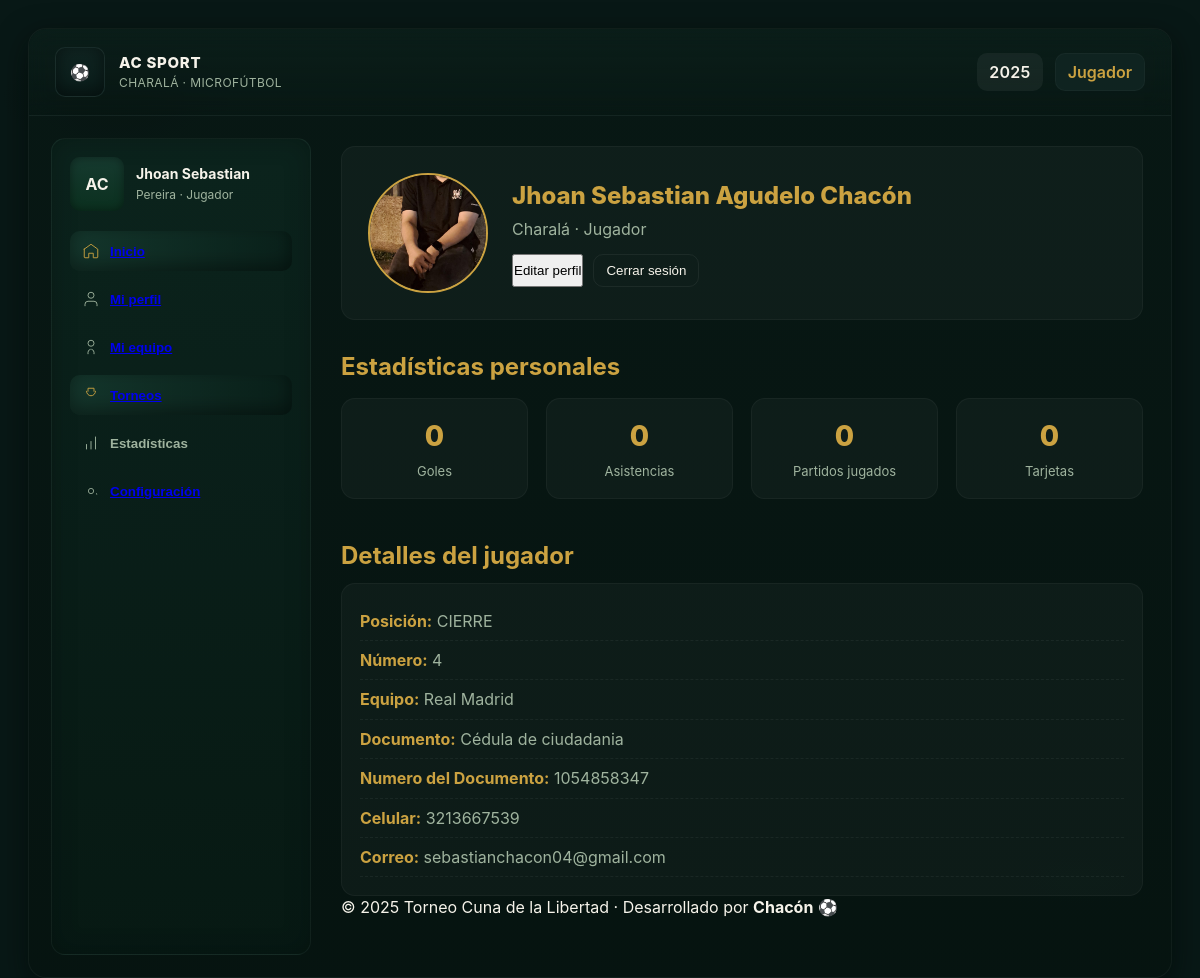
The page /Mi-Perfil/ (signed in) on the database its author committed.
### usuarios/models.py (models this page shows, shortened)
class Usuario(AbstractUser):
    foto = models.ImageField(upload_to="foto_perfil")
    fecha_nacimiento = models.DateField(null=True)
    documento = models.CharField(max_length=100,choices=[
        ("C.C","Cédula de ciudadania"),
        ("P.S","Pasaporte"),
        ("T.I","Tarjeta de identidad")],default="C.C")
    num_document = models.CharField(max_length=15,unique=True)
    celular = models.CharField(max_length=10,unique=True)
    equipos = models.ForeignKey(Equipo,on_delete=models.SET_NULL,null=True,blank=True,related_name='jugadores')
    posicion = models.CharField(max_length=50,
                                choices=[("arquero","ARQUERO"),("cierre","CIERRE"),("ala","ALA"),("pívot","PIVOT")],
                                blank=True,null=True)
    numero_camisa = models.PositiveIntegerField(null=True)
    class Meta:
        verbose_name = "Usuario"
        verbose_name_plural = "Usuarios"

### Torneo/models.py (models this page shows)
class Equipo(models.Model):
    escudo = models.ImageField(upload_to="escudo_equipo",blank=False,null=False)
    nombre = models.CharField(max_length=50,unique=True)
    fecha_creacion = models.DateField(auto_now_add=True)
    fecha_update = models.DateTimeField(auto_now=True)
    municipio = models.CharField(max_length=50,help_text="Municipio del equipo",blank=False,null=False)
    capitan = models.OneToOneField("usuarios.Usuario",on_delete=models.SET_NULL, null=True,blank=True)
    activo = models.BooleanField(default=True)
    class Meta:
        verbose_name = "Equipo"
        verbose_name_plural = "Equipos"
    def __str__(self):
        return self.nombre

### usuarios/views.py (the view)
# urls.py: path("Mi-Perfil/",views.MiPerfil.as_view(),name="miperfil")
class MiPerfil(LoginRequiredMixin,DetailView):
    model = Usuario
    template_name = 'usuarios/miperfil.html'
    context_object_name = 'usuario'
    def get_object(self):
        return Usuario.objects.filter(pk=self.request.user.pk).first()

### usuarios/templates/usuarios/miperfil.html
{% extends 'plataforma.html' %}
{% load static %}
{% block content %}
<link rel="stylesheet" href="{% static 'css/miperfil.css' %}">
<main class="app-main">
    <section class="perfil-header">
        <div class="perfil-avatar">
            {% if usuario.foto %}
                <img src="{{ usuario.foto.url }}" alt="Foto de perfil">
            {% else %}
                <div class="no-avatar">⚽</div>
            {% endif %}
        </div>
        <div class="perfil-info">
            <h1>{{ user.first_name|default:"Jugador" }} {{ user.last_name }}</h1>
            <p class="perfil-meta">
                {{ usuario.localidad|default:"Charalá" }} · {{ user.profile.rol|default:"Jugador" }}
            </p>
            <div class="perfil-actions">
                <button class="btn-main">Editar perfil</button>
                <button class="btn-secondary">Cerrar sesión</button>
            </div>
        </div>
    </section>
    <section class="perfil-stats">
        <h2>Estadísticas personales</h2>
        <div class="stats-grid">
            <div class="stat-box">
                <span class="stat-value">0</span>
                <span class="stat-label">Goles</span>
            </div>
            <div class="stat-box">
                <span class="stat-value">0</span>
                <span class="stat-label">Asistencias</span>
            </div>
            <div class="stat-box">
                <span class="stat-value">0</span>
                <span class="stat-label">Partidos jugados</span>
            </div>
            <div class="stat-box">
                <span class="stat-value">0</span>
                <span class="stat-label">Tarjetas</span>
            </div>
        </div>
    </section>
    <section class="perfil-detalle">
        <h2>Detalles del jugador</h2>
        <ul class="perfil-datos">
            <li><strong>Posición:</strong> {{ usuario.get_posicion_display|default:"Sin definir" }}</li>
            <li><strong>Número:</strong> {{ usuario.numero_camisa|default:"—" }}</li>
            <li><strong>Equipo:</strong> {{ usuario.equipo|default:"Sin equipo" }}</li>
            <li><strong>Documento:</strong> {{usuario.get_documento_display}} </li>
            <li><strong>Numero del Documento:</strong> {{usuario.num_document}} </li>
            <li><strong>Celular:</strong> {{usuario.celular}} </li>
            <li><strong>Correo:</strong> {{ user.email }}</li>
        </ul>
    </section>
    <footer class="inicio-footer">
        © 2025 Torneo Cuna de la Libertad · Desarrollado por <strong>Chacón</strong> ⚽
    </footer>
</main>
{% endblock %}

### templates/sidebar.html (shortened to what this page needs)
<nav class="sidebar" aria-label="Navegación principal">
    <div class="user-row">
        <div class="avatar"> AC </div>
        <div class="user-info">
            <div class="name"> {{request.user.first_name}} </div>
            <div class="meta"> {{request.user.equipos.municipio}} · Jugador</div>
        </div>
    </div>
    <div class="menu" role="menu" aria-label="Menú">
        <button class="active" role="menuitem" aria-current="page">
            <svg width="18" height="18" viewBox="0 0 24 24" fill="none" style="opacity:.95">
                <path d="M3 9.5L12 3l9 6.5V20a1 1 0 0 1-1 1h-5v-6H9v6H4a1 1 0 0 1-1-1V9.5z" stroke="currentColor"
                    stroke-width="1.3" stroke-linecap="round" stroke-linejoin="round" />
            </svg>
            <span> <a href="{% url 'Home:plataforma_inicio' %}"> Inicio </a> </span>
        </button>
        <button role="menuitem">
            <svg width="18" height="18" viewBox="0 0 24 24" fill="none" style="opacity:.95">
                <path d="M20 21v-2a4 4 0 0 0-4-4H8a4 4 0 0 0-4 4v2" stroke="currentColor" stroke-width="1.3"
                    stroke-linecap="round" stroke-linejoin="round" />
                <circle cx="12" cy="7" r="4" stroke="currentColor" stroke-width="1.3" />
            </svg>
            <span> <a href="{% url 'usuario:miperfil' %}"> Mi perfil </a>  </span>
        </button>
        <button role="menuitem">
            <span> <a href="{% url 'miequipo:miequipo' %}"> Mi equipo </a> </span>
        </button>
        <button class="active" role="menuitem">
            <svg width="18" height="18" viewBox="0 0 24 24" fill="none" style="opacity:.95">
                <path d="M8 7V3h8v4" stroke="currentColor" stroke-width="1.3" stroke-linecap="round"
                    stroke-linejoin="round" />
                <path d="M18 7a6 6 0 0 1-12 0" stroke="currentColor" stroke-width="1.3" stroke-linecap="round"
                    stroke-linejoin="round" />
            </svg>
            <span> <a href="{% url 'torneo:torneo' %}">Torneos</a> </span>
        </button>
        <button role="menuitem">
            <span>Estadísticas</span>
        </button>
        <button role="menuitem">
            <svg width="18" height="18" viewBox="0 0 24 24" fill="none" style="opacity:.95">
                <path d="M12 15.5A3.5 3.5 0 1 0 12 8.5a3.5 3.5 0 0 0 0 7z" stroke="currentColor"
                    stroke-width="1.2" />
                <path d="M19.4 15a1.65 1.65 0 0 0 .33 1.82" stroke="currentColor" stroke-width="1.2" />
            </svg>
            <span> <a href="{% url 'configuracion:configuracion' %}">Configuración</a> </span>
        </button>
    </div>
</nav>

### static/css/plataforma.css (style rules this page uses)
:root { --bg: #081816; --panel: #0f2320; --panel-2: #0b201d; --accent: #cba241; --text: #f6f3ea; --muted: #9fb39e; --card-bg: linear-gradient(180deg, rgba(10, 36, 30, 0.95), rgba(6, 24, 20, 0.95)); --glass: rgba(255, 255, 255, 0.03); --radius: 14px; --shadow: 0 10px 30px rgba(3, 8, 6, 0.6); --transition: all 0.25s ease; font-family: 'Inter', system-ui, -apple-system, "Segoe UI", Roboto, "Helvetica Neue", Arial; }
* { box-sizing: border-box; margin: 0; padding: 0; }
html, body, #app { height: 100%; }
body { background: radial-gradient(1200px 600px at 10% 10%, rgba(4, 18, 15, 0.7), transparent 10%), radial-gradient(900px 400px at 90% 90%, rgba(6, 28, 23, 0.6), transparent 10%), var(--bg); color: var(--text); -webkit-font-smoothing: antialiased; -moz-osx-font-smoothing: grayscale; line-height: 1.4; padding: 28px; }
nav.sidebar { background: linear-gradient(180deg, rgba(14, 42, 34, 0.65), rgba(8, 28, 22, 0.65)); border-radius: var(--radius); padding: 18px; min-height: 520px; border: 1px solid rgba(255, 255, 255, 0.04); box-shadow: inset 0 0 25px rgba(0, 0, 0, 0.25); transition: var(--transition); }
.user-row { display: flex; align-items: center; gap: 12px; margin-bottom: 20px; }
.avatar { width: 54px; height: 54px; border-radius: 10px; background: linear-gradient(180deg, #163a2f, #0b301f); display: flex; align-items: center; justify-content: center; font-weight: 700; color: var(--text); box-shadow: inset 0 0 10px rgba(0, 0, 0, 0.4); }
.user-info { font-size: 14px; }
.user-info .name { font-weight: 700; }
.user-info .meta { font-size: 12px; color: var(--muted); margin-top: 4px; }
.menu { margin-top: 4px; display: flex; flex-direction: column; gap: 8px; }
.menu button { display: flex; align-items: center; gap: 10px; padding: 11px 12px; border-radius: 10px; border: none; background: transparent; color: var(--muted); font-weight: 600; cursor: pointer; transition: var(--transition); }
.menu button.active { background: linear-gradient(90deg, rgba(22, 58, 47, 0.85), rgba(8, 30, 24, 0.3)); color: var(--accent); box-shadow: inset 0 -6px 18px rgba(0, 0, 0, 0.4); }
main.app-main { padding: 8px 6px 36px 6px; }
.btn-secondary { background: transparent; color: var(--text); padding: 8px 12px; border-radius: 10px; border: 1px solid rgba(255, 255, 255, 0.06); cursor: pointer; transition: var(--transition); }

### static/css/miperfil.css (style rules this page uses)
.perfil-header { display: flex; align-items: center; gap: 24px; background: rgba(255, 255, 255, 0.03); padding: 26px; border-radius: var(--radius); border: 1px solid rgba(255, 255, 255, 0.04); margin-bottom: 30px; }
.perfil-avatar { width: 120px; height: 120px; border-radius: 50%; overflow: hidden; border: 2px solid var(--accent); display: flex; align-items: center; justify-content: center; background: rgba(255, 255, 255, 0.04); }
.perfil-avatar img { width: 100%; height: 100%; object-fit: cover; }
.perfil-info h1 { font-size: 24px; font-weight: 800; color: var(--accent); }
.perfil-meta { color: var(--muted); margin-top: 6px; }
.perfil-actions { margin-top: 14px; display: flex; gap: 10px; }
.perfil-stats { margin-top: 30px; }
.perfil-stats h2 { color: var(--accent); margin-bottom: 14px; }
.stats-grid { display: grid; grid-template-columns: repeat(auto-fit, minmax(160px, 1fr)); gap: 18px; }
.stat-box { background: rgba(255, 255, 255, 0.03); border-radius: var(--radius); text-align: center; padding: 18px; border: 1px solid rgba(255, 255, 255, 0.04); transition: var(--transition); }
.stat-value { font-size: 28px; font-weight: 800; color: var(--accent); }
.stat-label { display: block; color: var(--muted); font-size: 13px; margin-top: 6px; }
.perfil-detalle { margin-top: 40px; }
.perfil-detalle h2 { color: var(--accent); margin-bottom: 10px; }
.perfil-datos { list-style: none; background: rgba(255, 255, 255, 0.03); border-radius: var(--radius); padding: 18px; border: 1px solid rgba(255, 255, 255, 0.04); }
.perfil-datos li { padding: 8px 0; border-bottom: 1px dashed rgba(255, 255, 255, 0.05); color: var(--muted); }
.perfil-datos li strong { color: var(--accent); }

### rows shown on the page
Usuario: user.first_name "Jhoan Sebastian", user.equipos.municipio "Pereira", foto (picture), first_name "Jhoan Sebastian", last_name "Agudelo Chacón", posicion "CIERRE", numero_camisa "4", equipo "Real Madrid", documento "Cédula de ciudadania", num_document "1054858347", celular "3213667539", email "sebastianchacon04@gmail.com"
Equipo: localidad "Charalá"

### other values the page prints
{{ user.profile.rol|default:"Jugador" }} "Jugador"
